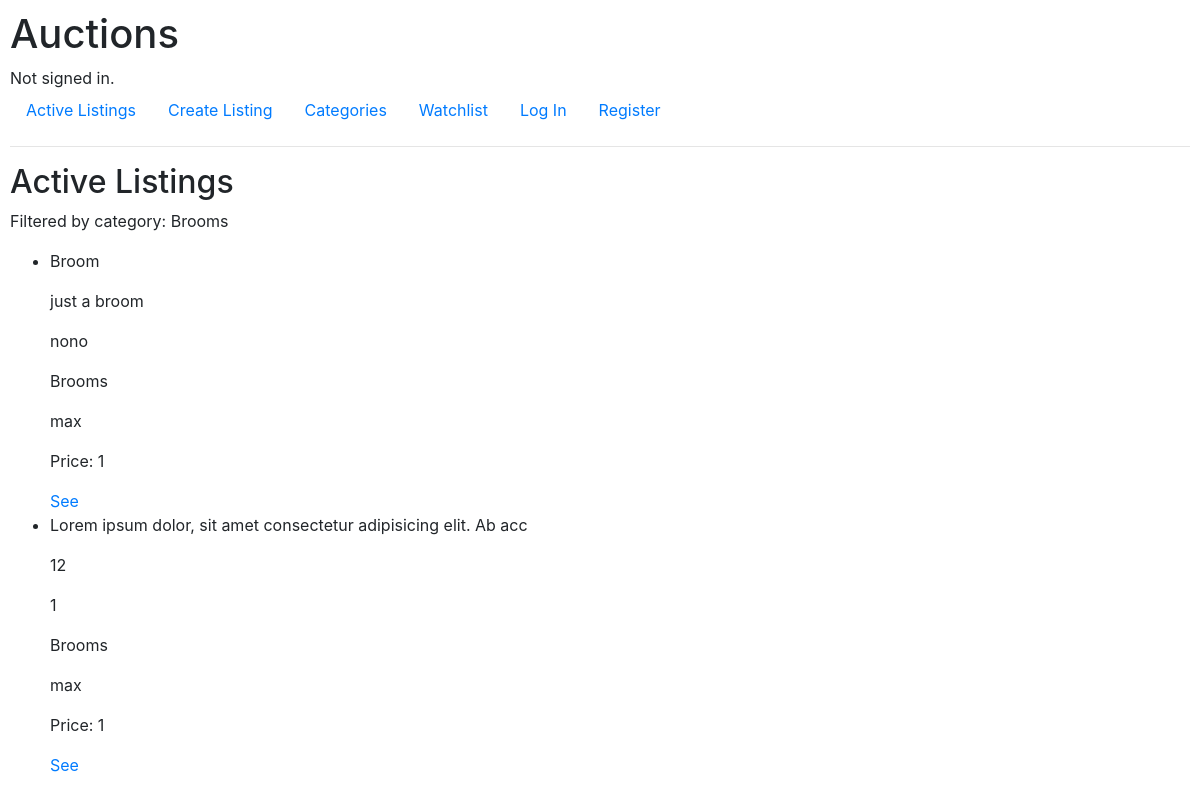
/category/Brooms, run on the app's committed database.
### auctions/models.py (models this page shows, shortened)
class Category(models.Model):
    name = models.CharField(max_length=32, unique=True)

class Listing(models.Model):
    title = models.CharField(max_length=64)
    description = models.CharField(max_length=1000)
    starting_price = models.IntegerField(validators=[
        MinValueValidator(1)
    ])
    photo = models.CharField(max_length=1000)
    category = models.ForeignKey(Category, on_delete=models.SET_NULL, related_name="listings", null=True, blank=True)
    owner = models.ForeignKey(User,related_name="listings", on_delete=models.CASCADE)
    active = models.BooleanField(default=True)
    datetime = models.DateTimeField(default=datetime(2021, 9, 12))
    def highest_bid(self):
        return self.bids.order_by("-value").first()

class User(AbstractUser):
    watchlist = models.ManyToManyField('Listing', blank=True, related_name="users_watching")

### auctions/views.py (the view)
# urls.py: path("category/<str:name>", views.category, name="category")
def category(request, name):
    category = Category.objects.filter(name=name).first()
    if not category:
        return render(request, "auctions/404.html")
    else:
        return render(request, "auctions/category.html", {
            "listings": category.listings.filter(active=True).order_by("-datetime").all(),
            "category": category,
        })

### auctions/templates/auctions/category.html
{% extends "auctions/layout.html" %}
{% block body %}
    <h2>Active Listings</h2>
    <p>Filtered by category: {{ category.name }}</p>
    <ul>
        {% for listing in listings %}
            {% include "auctions/listing_info.html" %}
        {% empty %}
            <li>No active listings at this category for now.</li>
        {% endfor %}
    </ul>
{% endblock %}

### auctions/templates/auctions/listing_info.html
<li>
    <p>{{ listing.title }}</p>
    <p>{{ listing.description }}</p>
    <p>{{ listing.photo }}</p>
    <p>{{ listing.category.name }}</p>
    <p>{{ listing.owner.username }}</p>
    <p>Price:
        {% if listing.highest_bid %}
            {{ listing.highest_bid.value }}
        {% else %}
            {{ listing.starting_price }}
        {% endif %}
    </p>
    <a href="{% url 'listing' listing.id %}">See</a>
</li>

### auctions/static/auctions/styles.css (style rules this page uses)
body { padding: 10px; }

### data on the page
Category: name "Brooms"
Listing: title "Broom", description "just a broom", photo "nono", category.name "Brooms", owner.username "max", starting_price "1"
Listing: title "Lorem ipsum dolor, sit amet consectetur adipisicing elit. Ab acc", description "12", photo "1", category.name "Brooms", owner.username "max", starting_price "1"
